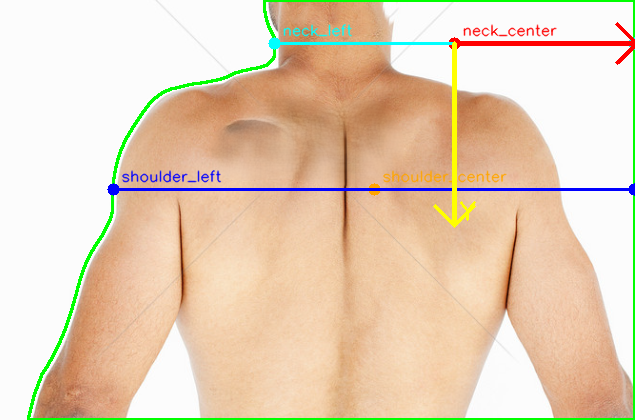
#> input picture back/back_coordinate_result.png, 635 x 420 px
$ python back_coordinate_from_mask.py --mask back_coordinate_result.png --image back_coordinate_result.png
#> lines starting #> are read from the running program, lines starting #| are printed output that depends on the picture; after the words box and inside, x2 and y2 are one past the last pixel; in counts of white or black regions, pixels touching at a corner belong together
import argparse
import json
from pathlib import Path

import cv2
import numpy as np

#python back_coordinate_from_mask.py --mask back_mask.png --image back.png
class DetectError(RuntimeError):
    pass


# [33 lines left out: functions read_mask, edge_to_region_mask, not called in this run]

def read_mask(mask_path):
    img = cv2.imread(mask_path, cv2.IMREAD_GRAYSCALE)
    if img is None:
        raise FileNotFoundError(f"无法读取: {mask_path}")

    _, img = cv2.threshold(img, 127, 255, cv2.THRESH_BINARY)

    white_ratio = np.count_nonzero(img) / img.size

    # 如果白色区域很少，说明更像边界图而不是区域mask
    if white_ratio < 0.05:
        print("检测到输入更像边界图，自动转换为区域mask...")
        img = edge_to_region_mask(img)

    return img

def keep_largest_component(mask: np.ndarray) -> np.ndarray:
    num_labels, labels, stats, _ = cv2.connectedComponentsWithStats(mask, connectivity=8)
    if num_labels <= 1:
        return mask
    largest_label = 1 + np.argmax(stats[1:, cv2.CC_STAT_AREA])
    out = np.zeros_like(mask)
    out[labels == largest_label] = 255
    return out


def fill_holes(mask: np.ndarray) -> np.ndarray:
    h, w = mask.shape
    flood = mask.copy()
    flood_mask = np.zeros((h + 2, w + 2), dtype=np.uint8)
    cv2.floodFill(flood, flood_mask, (0, 0), 255)
    flood_inv = cv2.bitwise_not(flood)
    return cv2.bitwise_or(mask, flood_inv)


def preprocess_mask(mask: np.ndarray) -> np.ndarray:
    k1 = cv2.getStructuringElement(cv2.MORPH_ELLIPSE, (7, 7))
    k2 = cv2.getStructuringElement(cv2.MORPH_ELLIPSE, (11, 11))
    out = cv2.morphologyEx(mask, cv2.MORPH_OPEN, k1, iterations=1)
    out = cv2.morphologyEx(out, cv2.MORPH_CLOSE, k2, iterations=2)
    out = keep_largest_component(out)
    out = fill_holes(out)
    out = keep_largest_component(out)
    return out


def edge_row_profile(edge_img: np.ndarray):
    """
    从边界图中逐行提取左右边界。
    输入:
        edge_img: 白色边界，黑色背景
    输出:
        left_x, right_x, width, valid_rows
    """
    h, w = edge_img.shape
    left_x = np.full(h, -1, dtype=np.int32)
    right_x = np.full(h, -1, dtype=np.int32)
    width = np.zeros(h, dtype=np.int32)
    valid_rows = np.zeros(h, dtype=bool)

    for y in range(h):
        xs = np.where(edge_img[y] > 0)[0]
        if len(xs) >= 2:
            left_x[y] = xs.min()
            right_x[y] = xs.max()
            width[y] = right_x[y] - left_x[y]
            valid_rows[y] = True

    return left_x, right_x, width, valid_rows


# [9 lines left out: function smooth_1d, not called in this run]


def find_neck_and_shoulder(mask: np.ndarray):
    left_x, right_x, width, valid_rows = edge_row_profile(mask)
    top_y = int(valid_rows[0])
    bottom_y = int(valid_rows[-1])
    H = bottom_y - top_y + 1
    if H < 40:
        raise DetectError("前景高度太小，无法稳定识别肩颈")

    body_width = width[top_y:bottom_y + 1].copy()
    k = max(9, int(H * 0.03) | 1)
    width_smooth = smooth_1d(body_width, k)

    # [6 lines left out: function clamp_range, not called in this run]

    shoulder_a, shoulder_b = clamp_range(top_y + int(0.10 * H), top_y + int(0.45 * H))
    shoulder_seg = width_smooth[shoulder_a - top_y: shoulder_b - top_y + 1]
    shoulder_y = int(shoulder_a + np.argmax(shoulder_seg))

    neck_a, neck_b = clamp_range(top_y + int(0.03 * H), shoulder_y - int(0.04 * H))
    if neck_b - neck_a < 5:
        neck_a, neck_b = clamp_range(top_y + int(0.02 * H), top_y + int(0.22 * H))
    neck_seg = width_smooth[neck_a - top_y: neck_b - top_y + 1]
    neck_y = int(neck_a + np.argmin(neck_seg))

    neck_left = np.array([left_x[neck_y], neck_y], dtype=np.float32)
    neck_right = np.array([right_x[neck_y], neck_y], dtype=np.float32)
    shoulder_left = np.array([left_x[shoulder_y], shoulder_y], dtype=np.float32)
    shoulder_right = np.array([right_x[shoulder_y], shoulder_y], dtype=np.float32)

    if np.any(neck_left < 0) or np.any(neck_right < 0) or np.any(shoulder_left < 0) or np.any(shoulder_right < 0):
        raise DetectError("无法在目标行上取到左右边界")

    neck_center = (neck_left + neck_right) / 2.0
    shoulder_center = (shoulder_left + shoulder_right) / 2.0
    shoulder_width = float(np.linalg.norm(shoulder_right - shoulder_left))
    if shoulder_width < 20:
        raise DetectError("肩宽太小，识别结果不可靠")

    ex = shoulder_right - shoulder_left
    ex = ex / (np.linalg.norm(ex) + 1e-8)
    ey = np.array([-ex[1], ex[0]], dtype=np.float32)
    if np.dot(ey, np.array([0.0, 1.0], dtype=np.float32)) < 0:
        ey = -ey

    return {
        "top_y": top_y,
        "bottom_y": bottom_y,
        "neck_y": int(neck_y),
        "shoulder_y": int(shoulder_y),
        "points": {
            "neck_left": neck_left,
            "neck_right": neck_right,
            "neck_center": neck_center,
            "shoulder_left": shoulder_left,
            "shoulder_right": shoulder_right,
            "shoulder_center": shoulder_center,
        },
        "axis": {
            "origin": neck_center.copy(),
            "ex": ex,
            "ey": ey,
            "scale_shoulder_width_px": shoulder_width,
        },
    }


# [73 lines left out: functions point_to_back_coord, draw_result, save_json, not called in this run]


def main():
    parser = argparse.ArgumentParser(description='从背部 mask 识别肩颈，并建立背部局部坐标系')
    parser.add_argument('--mask', required=True, help='输入二值 mask 图片路径，人体为白色，背景为黑色')
    parser.add_argument('--image', default=None, help='原图路径，可选；若提供则在原图上叠加结果')
    parser.add_argument('--out', default='back_coordinate_result.png', help='输出可视化结果图')
    parser.add_argument('--json', default='back_coordinate_result.json', help='输出关键点和坐标系参数')
    args = parser.parse_args()

    mask = preprocess_mask(read_mask(args.mask))
#> in read_mask, `img = cv2.imread(mask_path, cv2.IMREAD_GRAYSCALE)`:
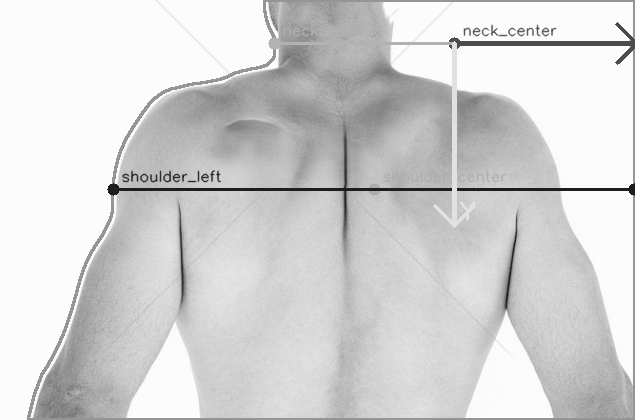
#> img: shape (420, 635); min 21, max 255, mean 211.9
#> in read_mask, `_, img = cv2.threshold(img, 127, 255, cv2.THRESH_BINARY)`:
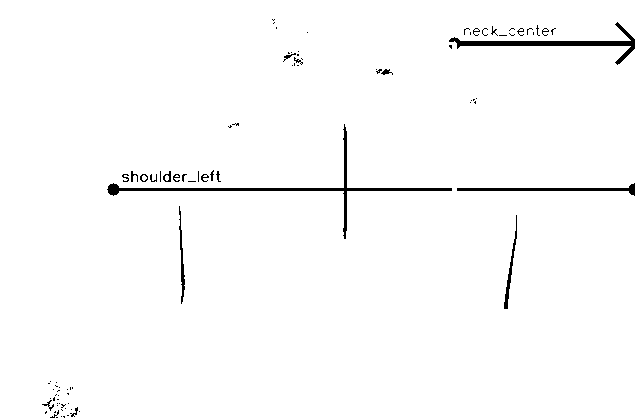
#> img: shape (420, 635); 98.4% white; 91 black regions (68 under 20 px), largest, box (x1, y1, x2, y2) and area: (107, 124, 452, 239) 1438, (449, 22, 635, 65) 1124, (457, 183, 635, 196) 578
#> in read_mask, `white_ratio = np.count_nonzero(img) / img.size`: white_ratio = 0.984
#> in preprocess_mask, `out = cv2.morphologyEx(mask, cv2.MORPH_OPEN, k1, iterations=1)`:
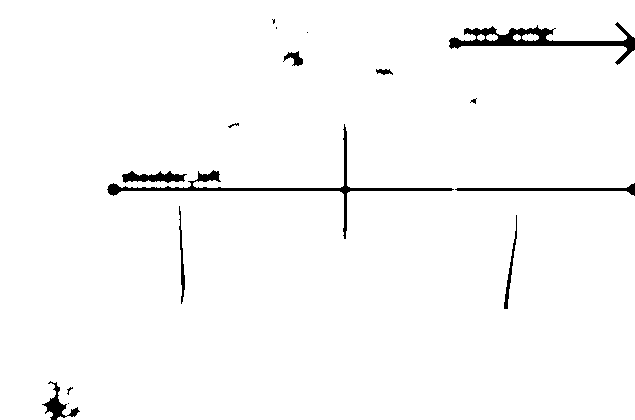
#> out: shape (420, 635); 97.8% white; 16 black regions (6 under 20 px), largest, box (x1, y1, x2, y2) and area: (449, 22, 635, 65) 1873, (107, 124, 454, 239) 1714, (455, 183, 635, 196) 584
#> in preprocess_mask, `out = cv2.morphologyEx(out, cv2.MORPH_CLOSE, k2, iterations=2)`: out: shape (420, 635); every value is 255
#> in keep_largest_component, `num_labels, labels, stats, _ = cv2.connectedComponentsWithStats(mask, ..`: labels: shape (420, 635) int32; every value is 1
#> in keep_largest_component, `num_labels, labels, stats, _ = cv2.connectedComponentsWithStats(mask, ..`: num_labels = 2; stats = [[-1, 2147483647, 0, 0, 0], [0, 0, 635, 420, 266700]]
#> in keep_largest_component, `largest_label = 1 + np.argmax(stats[1:, cv2.CC_STAT_AREA])`: largest_label = 1
#> in fill_holes, `flood_inv = cv2.bitwise_not(flood)`: flood_inv: shape (420, 635); every value is 0
    if args.image:
        base_img = cv2.imread(args.image)
#> base_img is the input picture: shape (420, 635, 3); mean B, G, R 183.5, 208.5, 230.5
        if base_img is None:
            raise FileNotFoundError(f'无法读取原图: {args.image}')
    else:
        base_img = cv2.cvtColor(mask, cv2.COLOR_GRAY2BGR)

    result = find_neck_and_shoulder(mask)
#> after the loop in edge_row_profile, `for y in range(h):`: left_x = 420 values from 0 to 0; right_x = 420 values from 634 to 634
#> in find_neck_and_shoulder, `left_x, right_x, width, valid_rows = edge_row_profile(mask)`: left_x = 420 values from 0 to 0; right_x = 420 values from 634 to 634
#> in find_neck_and_shoulder, `top_y = int(valid_rows[0])`: top_y = 1
    vis = draw_result(base_img, mask, result)
    cv2.imwrite(args.out, vis)
    save_json(args.json, result)

    print('识别完成')
    print(f'可视化结果: {args.out}')
    print(f'关键点JSON: {args.json}')
    for k, v in result['points'].items():
        print(f'{k}: ({v[0]:.1f}, {v[1]:.1f})')


if __name__ == '__main__':
#> (the run stopped early here; a loop or call above may not have finished)
